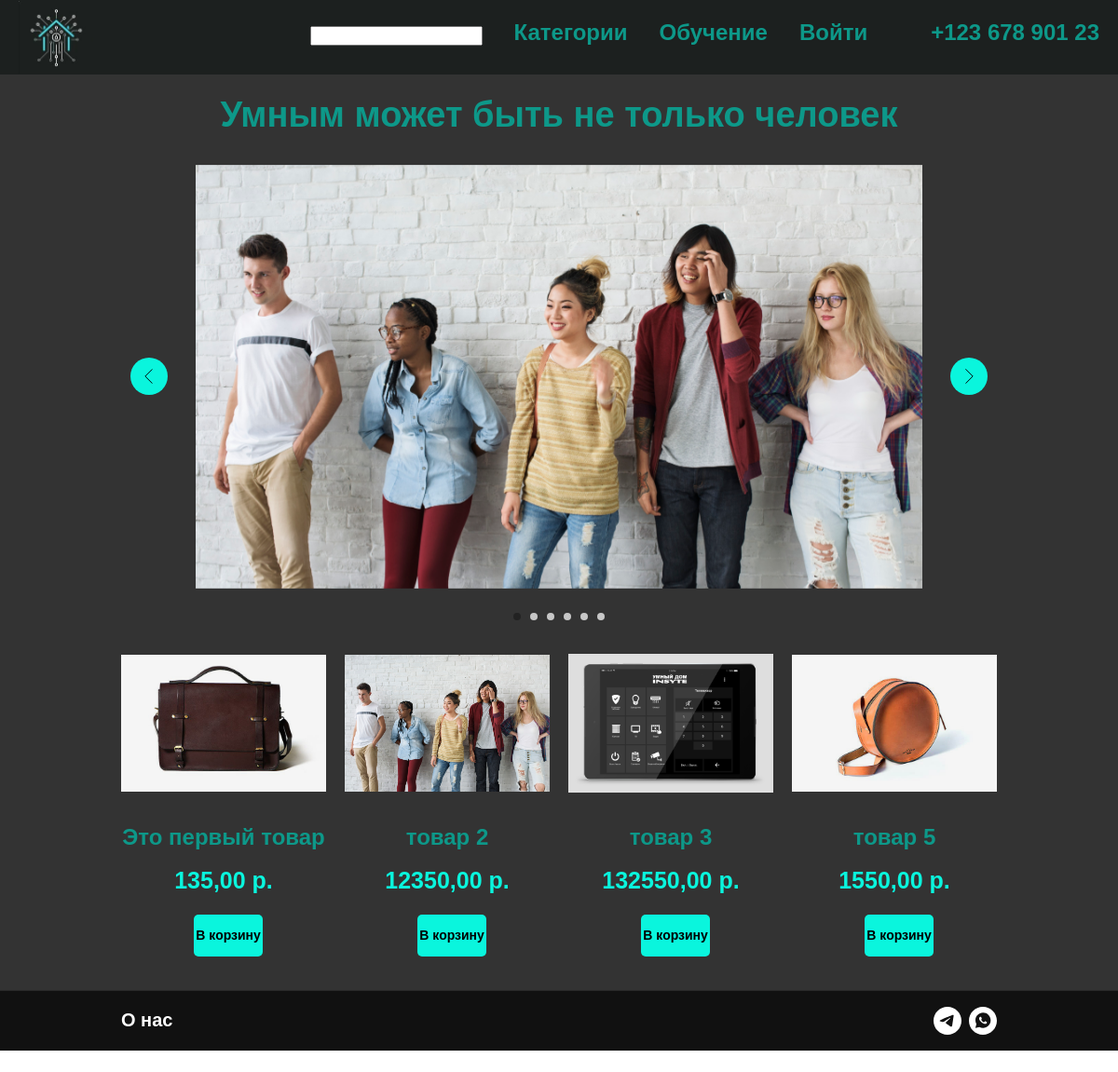
Before: / with the older database file.
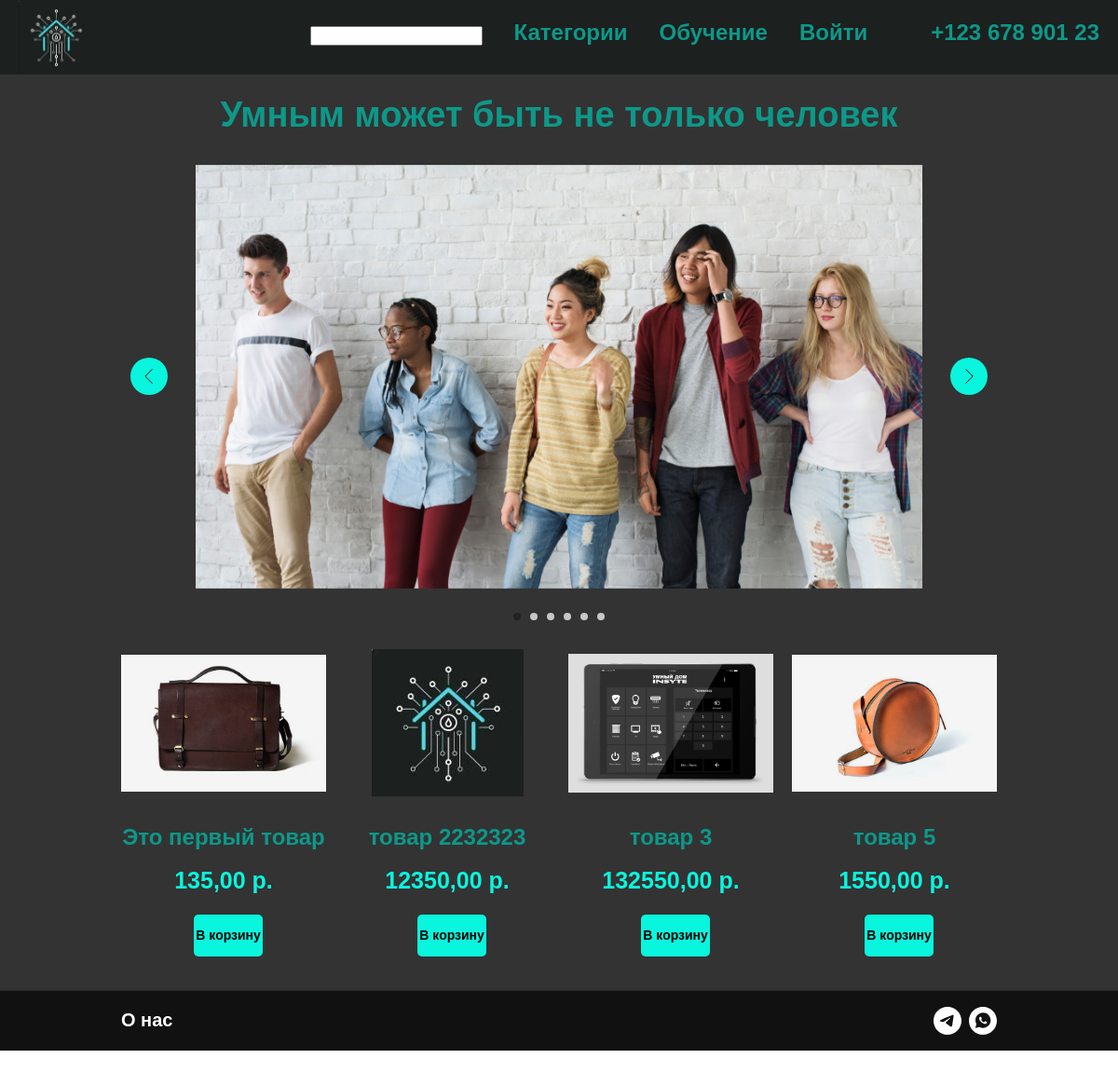
After: the same page with the newer database file.
### shop/models.py (models this page shows, shortened)
class Marketing(models.Model):
    image = models.ImageField(
        upload_to='products/%Y/%m/%d', blank=True, verbose_name='Изображение'
    )
    attributes = models.TextField(
        max_length=1000, blank=True, null=True, verbose_name='Описание'
    )
    finished = models.DurationField(
        verbose_name='Дата завершения'
    )
    slug = models.SlugField(
        max_length=200, unique=True, blank=True, null=True, verbose_name='URL'
    )

class Product(models.Model):
    name = models.CharField(
        max_length=200, unique=True, verbose_name='Наменование продукта'
    )
    slug = models.SlugField(
        max_length=200, unique=True, blank=True, null=True, verbose_name='URL'
    )
    image = models.ImageField(
        upload_to='products/%Y/%m/%d', blank=True, verbose_name='Изображение'
    )
    description = models.CharField(
        max_length=250, blank=True, null=True, verbose_name='Описание'
    )
    price = models.DecimalField(
        default=0.00, max_digits=10, decimal_places=2, verbose_name='Цена'
    )
    quantity = models.PositiveSmallIntegerField(
        default=0, verbose_name="Остаток"
    )
    attributes = models.TextField(
        max_length=1000, blank=True, null=True, verbose_name='Характеристики'
    )
    status = models.CharField(max_length=255, choices=STATUS, default='open')

### shop/views/dmitrii.py (the view)
def index(request):
    ad = Marketing.objects.all()
    prod = Product.objects.filter( quantity__gt = 0)
    count = dict([(i.id,0) for i in Product.objects.all()])
    if (request.user.is_authenticated):
        заказ = Order.objects.filter(Q(user__username = request.user) & Q(status = 'created'))
        if заказ:
            for i in ReservProduct.objects.filter(order = заказ[0]):
                count[i.product.id] = i.quantity
    else:
        for key in count.keys():
            count[key] = request.session.get(str(key),0)
    content = {
        'ad' : ad,
        'lenAd':len(ad),
        'rAd':range(len(ad)),
        'prod':prod,
        'count' : count,
        'sum':summ(request)
    }
    return render(request, 'shop/index.html', content)

### shop/templates/shop/index.html (shortened to what this page needs)
{% extends "base.html" %}
{% load static %}
{% load index %}
{% block contetnt %}
<div id="rec749598652" class="r t-rec t-rec_pt_135 t-rec_pb_15"
    style="padding-top:100px;padding-bottom:15px;background-color:#333333; " data-record-type="43"
    data-bg-color="#333333">
    <div class="t030">
        <div class="t-container t-align_center">
            <div class="t-col t-col_10 t-prefix_1">
                <div class="t030__title t-title t-title_xxs" field="title">Умным может быть не только человек
                </div>
            </div>
        </div>
    </div>
</div>
<div id="rec749306388" class="r t-rec t-rec_pt_0 t-rec_pb_0"
    style="padding-top:0px;padding-bottom:0px;background-color:#333333; " data-animationappear="off"
    data-record-type="670" data-bg-color="#333333">
    <div class="t670">
        <div class="t-slds" style="visibility: hidden;">
            <div class="t-container t-slds__main">
                <ul class="t-slds__arrow_container t-slds__arrow_container-outside">
                    <li class="t-slds__arrow_wrapper t-slds__arrow_wrapper-left" data-slide-direction="left">
                        <button type="button" class="t-slds__arrow t-slds__arrow-left t-slds__arrow-withbg"
                            aria-controls="carousel_749306388" aria-disabled="false" aria-label="Предыдущий слайд"
                            style="width: 40px; height: 40px;background-color: rgba(10,245,221,1);">
                            <div class="t-slds__arrow_body t-slds__arrow_body-left" style="width: 9px;"><svg
                                    role="presentation" focusable="false" style="display: block" viewBox="0 0 9.3 17"
                                    xmlns="http://www.w3.org/2000/svg" xmlns:xlink="http://www.w3.org/1999/xlink">
                                    <polyline fill="none" stroke="#000000" stroke-linejoin="butt" stroke-linecap="butt"
                                        stroke-width="1" points="0.5,0.5 8.5,8.5 0.5,16.5" />
                                </svg></div>
                        </button>
                    </li>
                    <li class="t-slds__arrow_wrapper t-slds__arrow_wrapper-right" data-slide-direction="right">
                        <button type="button" class="t-slds__arrow t-slds__arrow-right t-slds__arrow-withbg"
                            aria-controls="carousel_749306388" aria-disabled="false" aria-label="Следующий слайд"
                            style="width: 40px; height: 40px;background-color: rgba(10,245,221,1);">
                            <div class="t-slds__arrow_body t-slds__arrow_body-right" style="width: 9px;"><svg
                                    role="presentation" focusable="false" style="display: block" viewBox="0 0 9.3 17"
                                    xmlns="http://www.w3.org/2000/svg" xmlns:xlink="http://www.w3.org/1999/xlink">
                                    <polyline fill="none" stroke="#000000" stroke-linejoin="butt" stroke-linecap="butt"
                                        stroke-width="1" points="0.5,0.5 8.5,8.5 0.5,16.5" />
                                </svg></div>
                        </button>
                    </li>
                </ul>
                <div class="t-slds__container t-width t-width_10 t-margin_auto">
                    <div class="t-slds__items-wrapper t-slds__witharrows t-slds_animated-none" id="carousel_749306388"
                        data-slider-transition="300" data-slider-with-cycle="true" data-slider-correct-height="true"
                        data-auto-correct-mobile-width="false" data-slider-arrows-nearpic="yes"
                        aria-roledescription="carousel" aria-live="off">
                        {% for i in rAd %}
                        <div class="t-slds__item
                        {% if i == 0 %}  t-slds__item_active {% endif %}" data-slide-index="{{i|add:'1'}}" role="group"
                            aria-roledescription="slide" aria-hidden="false" aria-label="{{i|add:'1'}} из {{lenAd}}">
                            <div class="t-width t-width_10 t-margin_auto" itemscope
                                itemtype="http://schema.org/ImageObject">
                                {% with a=ad|index:i %}
                                <div class="t-slds__wrapper t-align_center">
                                    <div class="t670__imgwrapper" bgimgfield="gi_img__{{i}}">
                                        <div class="t-slds__bgimg t-bgimg" data-original="{{a.image.url}}"
                                            style="background-image: url({{a.image.url}});">
                                        </div>
                                        <div class="t670__separator" data-slider-image-width="960"
                                            data-slider-image-height="560"></div>
                                    </div>
                                </div>
                                {% endwith %}
                            </div>
                        </div>
                        {% endfor %}
                    </div>
                </div>
                <ul class="t-slds__bullet_wrapper">
                    {% for i in rAd %}
                    <li class="t-slds__bullet {% if i == 0 %} t-slds__bullet_active {% endif %}"
                        data-slide-bullet-for="{{i|add:'1'}}"><button type="button" class="t-slds__bullet_body"
                            aria-label="Перейти к слайду {{i|add:'1'}}" aria-current="true"
                            style="background-color: #c7c7c7;"></button></li>
                    {% endfor %}
                </ul>
            </div>
        </div>
    </div>
</div>
<div id="rec749301459" class="r t-rec t-rec_pt_0 t-rec_pb_45"
    style="padding-top:0px;padding-bottom:45px;background-color:#333333; " data-animationappear="off"
    data-record-type="754" data-bg-color="#333333">
    <div class="t754" data-show-count="">
        <div class="t754__parent t754__container_mobile-flex">
            {% for a in prod %}
            <div class="t754__col t-col t-col_3 t-align_center t-item js-product"><span onclick="prod({{a.id}})">
                    <div class="t754__content">
                        <div class="t754__imgwrapper t1002__picture-wrapper " style="padding-bottom:76.923076923077%;">
                            <img src="{{ a.image.url }}" data-original="{{ a.image.url }}"
                                class="t754__img t754__img_first_hover t-img js-product-img"
                                imgfield="li_gallery__{{a.id}}:::0" /><img src="{{ a.image.url }}"
                        </div>
                        <div class="t754__textwrapper">
                            <div class="t754__title t-name t-name_xs js-product-name" field="li_title__{{i.id}}">
                                {{a.name}}</div>
                            <div class="t754__price-wrapper ">
                                <div class="t754__price t754__price-item t-name t-name_xs" style="">
                                    <div class="t754__price-value js-product-price notranslate" translate="off"
                                        field="li_price__{{a.id}}">{{a.price}}</div>
                                    <div class="t754__price-currency">р.</div>
                                </div>
                            </div>
                        </div>
                    </div>
                </span>
                <div class="t754__buttons t1002__btns-wrapper t1002__btns-wrapper_center"><span class="t754__btn t-btn t-btn_sm"
                    style="color:black;padding: 0; background-color:#0af5dd;border-radius:5px; -moz-border-radius:5px; -webkit-border-radius:5px;font-family:Arial; ">
                    <table role="presentation" style="width:100%; height:100%;">
                        {% with counter=count|index:a.id %}
                        <tr id="btn{{a.id}}">
                            <td  class = 'counts{{a.id}} {% if  counter %} btn_bsk {% endif %}' style="width: 40px;" onclick="cart({{a.id}},{% if user.username %} '{{user.username}}' {% else %} false {% endif %})">В корзину</td>
                        </tr>
                        {% endwith %}
                    </table>
                </span></div>
            </div>
            {% endfor %}
        </div>
    </div>
    {% endblock %}

Changed rows visible on the page:
changed Product: image: a different picture; name "товар 2" → "товар 2232323"
